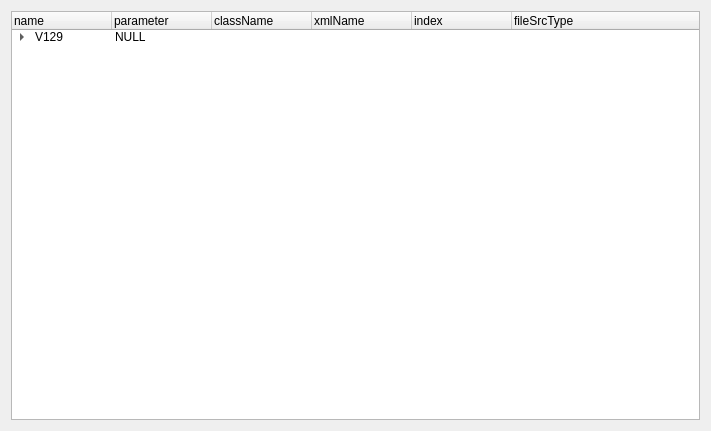
<?xml version="1.0" encoding="UTF-8"?>
<ui version="4.0">
 <class>Form</class>
 <widget class="QWidget" name="Form">
  <property name="geometry">
   <rect>
    <x>0</x>
    <y>0</y>
    <width>711</width>
    <height>431</height>
   </rect>
  </property>
  <property name="windowTitle">
   <string>Form</string>
  </property>
  <layout class="QVBoxLayout" name="verticalLayout">
   <item>
    <widget class="QTreeWidget" name="treeWidget">
     <column>
      <property name="text">
       <string>name</string>
      </property>
     </column>
     <column>
      <property name="text">
       <string>parameter</string>
      </property>
     </column>
     <column>
      <property name="text">
       <string>className</string>
      </property>
     </column>
     <column>
      <property name="text">
       <string>xmlName</string>
      </property>
     </column>
     <column>
      <property name="text">
       <string>index</string>
      </property>
     </column>
     <column>
      <property name="text">
       <string>fileSrcType</string>
      </property>
     </column>
     <item>
      <property name="text">
       <string>V129</string>
      </property>
      <property name="text">
       <string>NULL</string>
      </property>
      <property name="text">
       <string/>
      </property>
      <property name="text">
       <string/>
      </property>
      <property name="text">
       <string/>
      </property>
      <property name="text">
       <string/>
      </property>
      <item>
       <property name="text">
        <string>Axis</string>
       </property>
       <property name="text">
        <string>NULL</string>
       </property>
       <property name="text">
        <string/>
       </property>
       <property name="text">
        <string/>
       </property>
       <property name="text">
        <string/>
       </property>
       <property name="text">
        <string/>
       </property>
       <item>
        <property name="text">
         <string>Motor</string>
        </property>
        <property name="text">
         <string>NULL</string>
        </property>
        <property name="text">
         <string>UiMotor</string>
        </property>
        <property name="text">
         <string>PrmFuncMotor</string>
        </property>
        <property name="text">
         <string>0</string>
        </property>
        <property name="text">
         <string>1</string>
        </property>
       </item>
       <item>
        <property name="text">
         <string>Encoder</string>
        </property>
        <property name="text">
         <string>NULL</string>
        </property>
        <property name="text">
         <string>UiEncoder</string>
        </property>
        <property name="text">
         <string>PrmFuncEncoder</string>
        </property>
        <property name="text">
         <string>1</string>
        </property>
        <property name="text">
         <string>1</string>
        </property>
       </item>
       <item>
        <property name="text">
         <string>Power</string>
        </property>
        <property name="text">
         <string>NULL</string>
        </property>
        <property name="text">
         <string>UiPower</string>
        </property>
        <property name="text">
         <string>PrmFuncPower</string>
        </property>
        <property name="text">
         <string>2</string>
        </property>
        <property name="text">
         <string>1</string>
        </property>
       </item>
       <item>
        <property name="text">
         <string>Current</string>
        </property>
        <property name="text">
         <string>NULL</string>
        </property>
        <property name="text">
         <string>UiCurrent</string>
        </property>
        <property name="text">
         <string>PrmFuncCurrentloop</string>
        </property>
        <property name="text">
         <string>3</string>
        </property>
        <property name="text">
         <string>1</string>
        </property>
       </item>
       <item>
        <property name="text">
         <string>Velocity</string>
        </property>
        <property name="text">
         <string>NULL</string>
        </property>
        <property name="text">
         <string>UiVelocity</string>
        </property>
        <property name="text">
         <string>PrmFuncSpeedloop</string>
        </property>
        <property name="text">
         <string>4</string>
        </property>
        <property name="text">
         <string>1</string>
        </property>
       </item>
       <item>
        <property name="text">
         <string>Position</string>
        </property>
        <property name="text">
         <string>NULL</string>
        </property>
        <property name="text">
         <string>UiPosition</string>
        </property>
        <property name="text">
         <string>PrmFuncPositionloop</string>
        </property>
        <property name="text">
         <string>5</string>
        </property>
        <property name="text">
         <string>1</string>
        </property>
       </item>
       <item>
        <property name="text">
         <string>Status</string>
        </property>
        <property name="text">
         <string>NULL</string>
        </property>
        <property name="text">
         <string>UiStatus</string>
        </property>
        <property name="text">
         <string>PrmFuncDeviceStatus</string>
        </property>
        <property name="text">
         <string>6</string>
        </property>
        <property name="text">
         <string>0</string>
        </property>
       </item>
       <item>
        <property name="text">
         <string>RAM</string>
        </property>
        <property name="text">
         <string>NULL</string>
        </property>
        <property name="text">
         <string>UiRAM</string>
        </property>
        <property name="text">
         <string>PrmRAMAxis</string>
        </property>
        <property name="text">
         <string>7</string>
        </property>
        <property name="text">
         <string>1</string>
        </property>
       </item>
       <item>
        <property name="text">
         <string>FLASH</string>
        </property>
        <property name="text">
         <string>NULL</string>
        </property>
        <property name="text">
         <string>UiFLASH</string>
        </property>
        <property name="text">
         <string>PrmFlashAxis</string>
        </property>
        <property name="text">
         <string>8</string>
        </property>
        <property name="text">
         <string>1</string>
        </property>
       </item>
      </item>
      <item>
       <property name="text">
        <string>Global</string>
       </property>
       <property name="text">
        <string>NULL</string>
       </property>
       <property name="text">
        <string/>
       </property>
       <property name="text">
        <string/>
       </property>
       <property name="text">
        <string/>
       </property>
       <property name="text">
        <string/>
       </property>
       <item>
        <property name="text">
         <string>IO</string>
        </property>
        <property name="text">
         <string>NULL</string>
        </property>
        <property name="text">
         <string>UiIO</string>
        </property>
        <property name="text">
         <string>PrmIO</string>
        </property>
        <property name="text">
         <string/>
        </property>
        <property name="text">
         <string>0</string>
        </property>
       </item>
      </item>
     </item>
    </widget>
   </item>
  </layout>
 </widget>
 <resources/>
 <connections/>
</ui>
